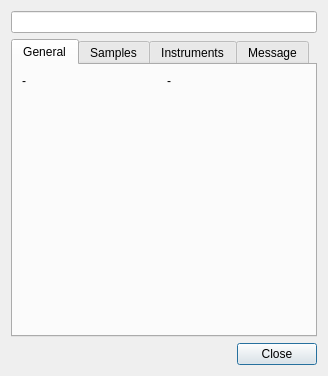
<ui version="4.0" >
 <class>DetailsDialog</class>
 <widget class="QDialog" name="DetailsDialog" >
  <property name="geometry" >
   <rect>
    <x>0</x>
    <y>0</y>
    <width>328</width>
    <height>376</height>
   </rect>
  </property>
  <property name="windowTitle" >
   <string>MOD Info</string>
  </property>
  <layout class="QGridLayout" >
   <item row="0" column="0" colspan="2" >
    <widget class="QLineEdit" name="pathLineEdit" >
     <property name="readOnly" >
      <bool>true</bool>
     </property>
    </widget>
   </item>
   <item row="1" column="0" colspan="2" >
    <widget class="QTabWidget" name="tabWidget" >
     <property name="currentIndex" >
      <number>0</number>
     </property>
     <widget class="QWidget" name="tab" >
      <attribute name="title" >
       <string>General</string>
      </attribute>
      <layout class="QHBoxLayout" >
       <item>
        <widget class="QLabel" name="nameLabel" >
         <property name="text" >
          <string>-</string>
         </property>
         <property name="alignment" >
          <set>Qt::AlignLeading|Qt::AlignLeft|Qt::AlignTop</set>
         </property>
        </widget>
       </item>
       <item>
        <widget class="QLabel" name="valueLabel" >
         <property name="text" >
          <string>-</string>
         </property>
         <property name="alignment" >
          <set>Qt::AlignLeading|Qt::AlignLeft|Qt::AlignTop</set>
         </property>
        </widget>
       </item>
      </layout>
     </widget>
     <widget class="QWidget" name="tab_2" >
      <attribute name="title" >
       <string>Samples</string>
      </attribute>
      <layout class="QVBoxLayout" >
       <item>
        <widget class="QTextEdit" name="samplesTextEdit" >
         <property name="readOnly" >
          <bool>true</bool>
         </property>
         <property name="html" >
          <string>&lt;html>&lt;head>&lt;meta name="qrichtext" content="1" />&lt;style type="text/css">
p, li { white-space: pre-wrap; }
&lt;/style>&lt;/head>&lt;body style=" font-family:'Arial'; font-size:10pt; font-weight:400; font-style:normal;">
&lt;p style="-qt-paragraph-type:empty; margin-top:0px; margin-bottom:0px; margin-left:0px; margin-right:0px; -qt-block-indent:0; text-indent:0px;">&lt;/p>&lt;/body>&lt;/html></string>
         </property>
        </widget>
       </item>
      </layout>
     </widget>
     <widget class="QWidget" name="tab_3" >
      <attribute name="title" >
       <string>Instruments</string>
      </attribute>
      <layout class="QVBoxLayout" >
       <item>
        <widget class="QTextEdit" name="instrumentsTextEdit" >
         <property name="readOnly" >
          <bool>true</bool>
         </property>
         <property name="html" >
          <string>&lt;html>&lt;head>&lt;meta name="qrichtext" content="1" />&lt;style type="text/css">
p, li { white-space: pre-wrap; }
&lt;/style>&lt;/head>&lt;body style=" font-family:'Arial'; font-size:10pt; font-weight:400; font-style:normal;">
&lt;p style="-qt-paragraph-type:empty; margin-top:0px; margin-bottom:0px; margin-left:0px; margin-right:0px; -qt-block-indent:0; text-indent:0px;">&lt;/p>&lt;/body>&lt;/html></string>
         </property>
        </widget>
       </item>
      </layout>
     </widget>
     <widget class="QWidget" name="tab_4" >
      <attribute name="title" >
       <string>Message</string>
      </attribute>
      <layout class="QHBoxLayout" >
       <item>
        <widget class="QTextEdit" name="messageTextEdit" >
         <property name="readOnly" >
          <bool>true</bool>
         </property>
         <property name="html" >
          <string>&lt;html>&lt;head>&lt;meta name="qrichtext" content="1" />&lt;style type="text/css">
p, li { white-space: pre-wrap; }
&lt;/style>&lt;/head>&lt;body style=" font-family:'Arial'; font-size:10pt; font-weight:400; font-style:normal;">
&lt;p style="-qt-paragraph-type:empty; margin-top:0px; margin-bottom:0px; margin-left:0px; margin-right:0px; -qt-block-indent:0; text-indent:0px;">&lt;/p>&lt;/body>&lt;/html></string>
         </property>
        </widget>
       </item>
      </layout>
     </widget>
    </widget>
   </item>
   <item row="2" column="0" >
    <spacer>
     <property name="orientation" >
      <enum>Qt::Horizontal</enum>
     </property>
     <property name="sizeHint" >
      <size>
       <width>171</width>
       <height>20</height>
      </size>
     </property>
    </spacer>
   </item>
   <item row="2" column="1" >
    <widget class="QPushButton" name="closeButton" >
     <property name="text" >
      <string>Close</string>
     </property>
    </widget>
   </item>
  </layout>
 </widget>
 <resources/>
 <connections>
  <connection>
   <sender>closeButton</sender>
   <signal>clicked()</signal>
   <receiver>DetailsDialog</receiver>
   <slot>accept()</slot>
   <hints>
    <hint type="sourcelabel" >
     <x>271</x>
     <y>311</y>
    </hint>
    <hint type="destinationlabel" >
     <x>120</x>
     <y>325</y>
    </hint>
   </hints>
  </connection>
 </connections>
</ui>
